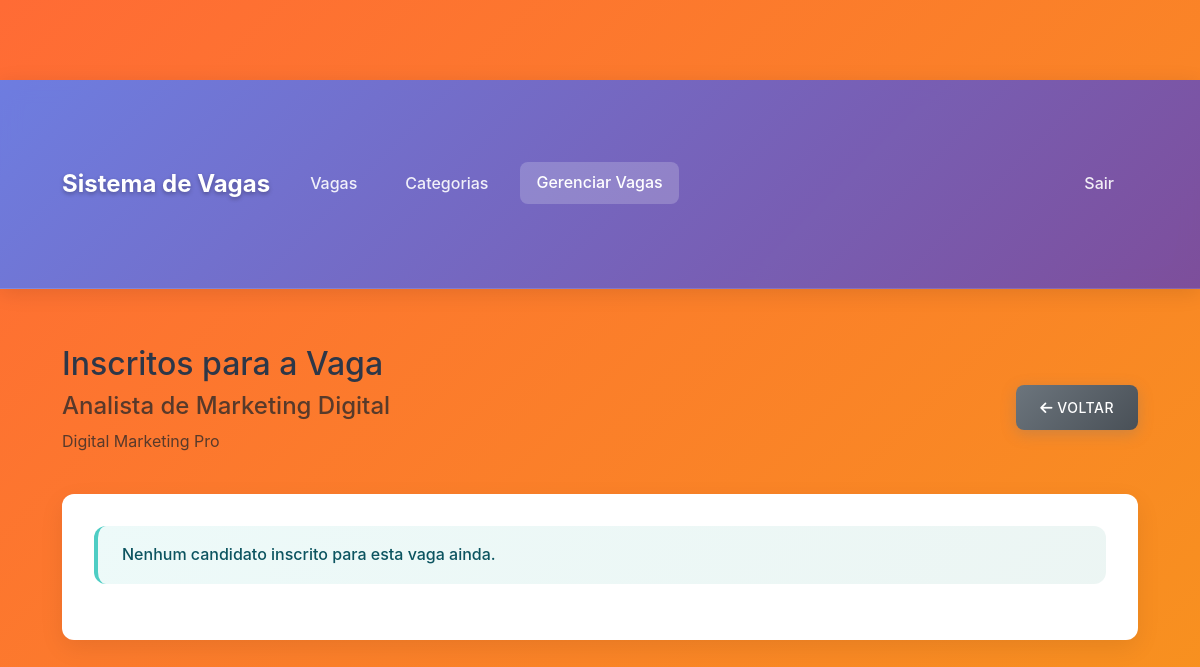
The app's page /admin/applicants.php?job_id=12 (signed in) with its own data.
### tables this page shows
CREATE TABLE job_postings (
        id INTEGER PRIMARY KEY AUTOINCREMENT,
        title VARCHAR(200) NOT NULL,
        description TEXT NOT NULL,
        requirements TEXT NOT NULL,
        company_name VARCHAR(100) NOT NULL,
        location VARCHAR(100) NOT NULL,
        salary_range VARCHAR(100),
        contact_email VARCHAR(100) NOT NULL,
        contact_phone VARCHAR(20),
        company_logo VARCHAR(255),
        category_id INTEGER,
        is_active BOOLEAN DEFAULT 1,
        created_by INTEGER,
        created_at DATETIME DEFAULT CURRENT_TIMESTAMP,
        FOREIGN KEY (category_id) REFERENCES categories(id),
        FOREIGN KEY (created_by) REFERENCES users(id)
    );

### admin/applicants.php (the view, shortened to what this page needs)
<?php
require_once '../config/database.php';
$job_id = $_GET['job_id'];
$stmt = $conn->prepare("SELECT title, company_name FROM job_postings WHERE id = ?");
$stmt->execute([$job_id]);
$job = $stmt->fetch(PDO::FETCH_ASSOC);
$stmt = $conn->prepare("SELECT u.*, ja.status, ja.created_at as application_date
                       FROM job_applications ja
                       JOIN users u ON ja.user_id = u.id
                       WHERE ja.job_id = ?
                       ORDER BY ja.created_at DESC");
$stmt->execute([$job_id]);
$applicants = $stmt->fetchAll(PDO::FETCH_ASSOC);
?>
<!DOCTYPE html>
<html lang="pt-BR">
<head>
    <link href="https://cdn.jsdelivr.net/npm/bootstrap@5.3.0/dist/css/bootstrap.min.css" rel="stylesheet">
    <link href="https://cdnjs.cloudflare.com/ajax/libs/font-awesome/6.0.0/css/all.min.css" rel="stylesheet">
    <link href="../assets/css/style.css" rel="stylesheet">
</head>
<body>
    <nav class="navbar navbar-expand-lg navbar-dark bg-primary">
        <div class="container">
            <a class="navbar-brand" href="../index.php">Sistema de Vagas</a>
            <div class="collapse navbar-collapse" id="navbarNav">
                <ul class="navbar-nav me-auto">
                    <li class="nav-item">
                        <a class="nav-link" href="../index.php">Vagas</a>
                    </li>
                    <li class="nav-item">
                        <a class="nav-link" href="categories.php">Categorias</a>
                    </li>
                    <li class="nav-item">
                        <a class="nav-link active" href="jobs.php">Gerenciar Vagas</a>
                    </li>
                </ul>
                <ul class="navbar-nav">
                    <li class="nav-item">
                        <a class="nav-link" href="../logout.php">Sair</a>
                    </li>
                </ul>
            </div>
        </div>
    </nav>
    <div class="container mt-4">
        <div class="d-flex justify-content-between align-items-center mb-4">
            <div>
                <h2>Inscritos para a Vaga</h2>
                <h4 class="text-muted"><?php echo htmlspecialchars($job['title']); ?></h4>
                <p class="text-muted"><?php echo htmlspecialchars($job['company_name']); ?></p>
            </div>
            <a href="jobs.php" class="btn btn-secondary">
                <i class="fas fa-arrow-left"></i> Voltar
            </a>
        </div>
        <div class="card">
            <div class="card-body">
                <?php if (empty($applicants)): ?>
                    <div class="alert alert-info">
                        Nenhum candidato inscrito para esta vaga ainda.
                    </div>
                <?php endif; ?>
            </div>
        </div>
    </div>
</body>
</html>

### assets/css/style.css (style rules this page uses)
:root { --primary-color: #ff6b35; --primary-dark: #e55a2b; --secondary-color: #f7931e; --accent-color: #ffd23f; --success-color: #06ffa5; --warning-color: #ffd23f; --danger-color: #ff6b6b; --info-color: #4ecdc4; --light-color: #ffffff; --dark-color: #2d3748; --text-muted: #4a5568; --border-radius: 12px; --box-shadow: 0 10px 30px rgba(0, 0, 0, 0.1); --transition: all 0.3s cubic-bezier(0.4, 0, 0.2, 1); }
* { margin: 0; padding: 0; box-sizing: border-box; }
body { font-family: 'Inter', -apple-system, BlinkMacSystemFont, 'Segoe UI', Roboto, sans-serif; background: linear-gradient(135deg, #ff6b35 0%, #f7931e 100%); min-height: 100vh; line-height: 1.6; color: var(--dark-color); overflow-x: hidden; padding-top: 80px; }
.navbar { background: linear-gradient(135deg, rgba(102, 126, 234, 0.95) 0%, rgba(118, 75, 162, 0.95) 100%) !important; backdrop-filter: blur(10px); border-bottom: 1px solid rgba(255, 255, 255, 0.1); box-shadow: 0 4px 20px rgba(0, 0, 0, 0.1); padding: 1rem 0; }
.navbar-brand { font-weight: 700; font-size: 1.5rem; color: white !important; text-shadow: 0 2px 4px rgba(0, 0, 0, 0.3); }
.navbar-nav .nav-link { color: rgba(255, 255, 255, 0.9) !important; font-weight: 500; margin: 0 0.5rem; padding: 0.5rem 1rem !important; border-radius: 8px; transition: var(--transition); }
.navbar-nav .nav-link:hover, .navbar-nav .nav-link.active { background: rgba(255, 255, 255, 0.2); color: white !important; transform: translateY(-1px); }
.container { margin-top: 2rem; margin-bottom: 2rem; padding: 2rem; }
.card { border: none; border-radius: var(--border-radius); box-shadow: 0 8px 25px rgba(0, 0, 0, 0.08); transition: var(--transition); overflow: hidden; background: white; }
.card-body { padding: 2rem; }
.btn { border-radius: 8px; font-weight: 500; padding: 0.75rem 1.5rem; transition: var(--transition); border: none; text-transform: uppercase; letter-spacing: 0.5px; font-size: 0.875rem; }
.btn-secondary { background: linear-gradient(135deg, #6c757d 0%, #495057 100%); box-shadow: 0 4px 15px rgba(108, 117, 125, 0.3); }
.alert { border: none; border-radius: var(--border-radius); padding: 1rem 1.5rem; margin-bottom: 1.5rem; font-weight: 500; }
.alert-info { background: linear-gradient(135deg, rgba(78, 205, 196, 0.1) 0%, rgba(68, 160, 141, 0.1) 100%); color: #0c5460; border-left: 4px solid var(--info-color); }

### records on screen
job_postings: title "Analista de Marketing Digital", company_name "Digital Marketing Pro"
